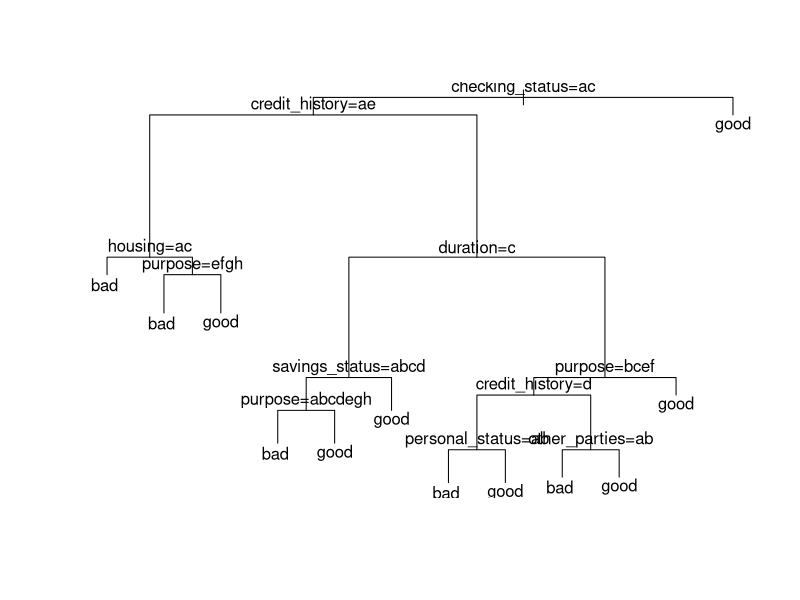

The R source for this figure:
library(readr)

data_credit <- read_csv("data_credit.csv")

######### colname ###############
names(data_credit)[17]='quality_target'

#########  decision tree ###############
library(rpart)

## to see the file
summary(data_credit)
str(data_credit)

# duration :lo=lower, up: up to. 
# purpose : why the person asked for the credit
# employment : years of employement
# quality target= If we decide to give money to the requester or not

# We like decision tree as it is easy to interpret it. It gives detailed explanation.However it does not have a high performance
# Becasue of ethiqual reasons, we remove some provate customers inforamtion (sex, foreign_worker)

## Natural error rate (NER)
# NER= 30% --> decision = tt le monde bon credit. on se trompe sur 30% des gens
NER= table(data_credit$quality_target)/nrow(data_credit) 

## Applying  classification model with Gini & Entropie
# Y (target) = quality_target
# split = gini  versus entropy 
# criterion go to control part
rpart_credit_gini=rpart(quality_target~., data_credit, parms = list(split='gini')
                        , control=list(maxdepth=10) , method ='class')            #Gini
rpart_credit_entropie=rpart(quality_target~., data_credit, parms = list(split='information')
                        , control=list(maxdepth=3) , method ='class')             #Entropy

## Model's summary
#This code returns an ensemble of observations packages. The most important packages include:
# variable importance : the higher the # , the more the variable has been used. if for example this value for 
# checking_status = 35% it means that if you don't have this variable, you lose 35% of variability of the tree. 
# you should re-scale it to 100, as the sum for all variables is not 100 necessarily.
# node number 1 : probabilities = NER : probabilities: 0.300 0.700 . we calculated it above 
summary(rpart_credit_gini) 

# The packages are not easily readable. Let's visualize then in a plot
plot(rpart_credit_gini)
text(rpart_credit_gini)

##Showing the rules and probabilities
rpart_credit_gini 
# 2) checking_status=<0,0<=X<200 543 240 good (0.4419890 0.5580110) meaning: good is coming from the value good in Y=quality_target
# the number to the left of "good" is the # of mis-classified cases . It shows if you subset data_credit based on 
# checking_status criteria <=0 and 0<=X<200, you will have 543 lines where 240 of them (always less than 50% of 543) are mis-classified
# in this case, mis-classified is "bad", because the majority is by "good"
# so, the judgment is "good" and the probability is 55% and we are making mistakes on 44% of cases of this leaf
# star(*) indicates the terminal leaves. you should take it from * and go up to see parents - the plot shows the same thing but in graph
A=subset(data_credit, checking_status %in% c("<0", "0<=X<200"))
B=subset(A, quality_target=="good")
C=subset(A, quality_target=="bad")
nrow(C)/nrow(A)
nrow(B)/nrow(A)

## predictability (good/bad) - we apply the rules on the training data
# column 17 is the dependent variable and we do not use it for prediction, so I remove it
y_prediction=predict(rpart_credit_gini, data_credit[,-17])
head(y_prediction,5)

nrow(y_prediction) == nrow(data_credit)

y_class=ifelse(data.frame(y_prediction)$good> 0.5, "good","bad")
y_class

# how many cases my model predicted as bad that are actually bad?
table(y_class, data_credit$quality_target)
# y_class bad good
#    bad  131   43
#    good 169  657

# same in %
table(y_class, data_credit$quality_target)/nrow(data_credit)


#Calculating the mis-classification rate (MCR) for Gini mEthod
# y_class   bad  good
#    bad  0.131 0.043
#    good 0.169 0.657
# TMC = 0.169 + 0.043 = 0.212 --> the mis-classification rate is 21% which is lower than the NER of 30% 
# --> the mis-classification rate has reduced by 2%  --> the model is acting well
A=table(y_class, data_credit$quality_target)/nrow(data_credit)
class(A)
A[c(2,3)]
MCR_gini= sum(A[c(2,3)])

NER[1]
MCR_gini
